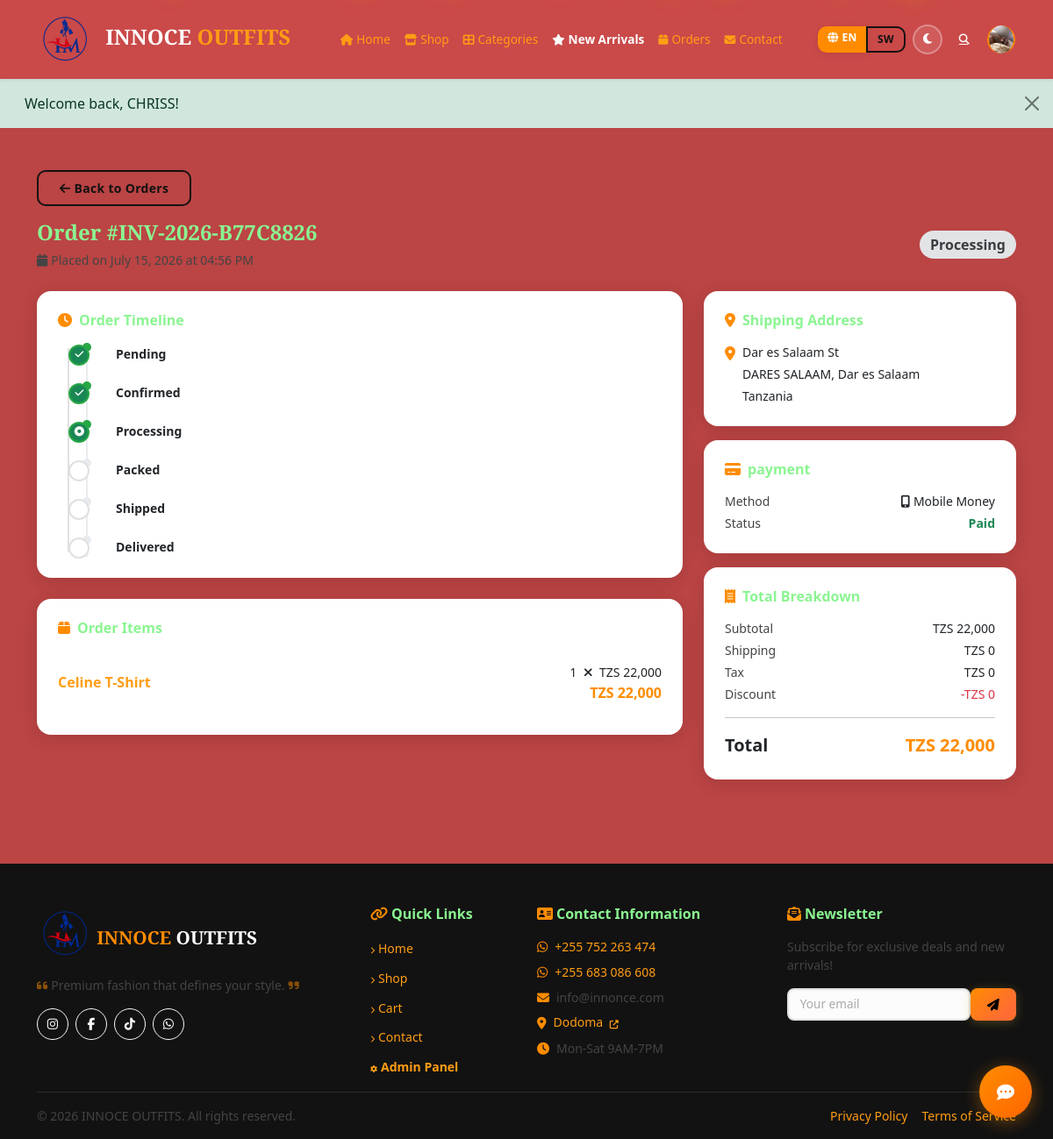
The page /account/orders.php?order=INV-2026-B77C8826 (signed in) on the database its author committed.
### tables this page shows
CREATE TABLE `orders` (
  `id` int(11) NOT NULL AUTO_INCREMENT,
  `user_id` int(11) NOT NULL,
  `customer_name` varchar(255) DEFAULT NULL,
  `customer_phone` varchar(50) DEFAULT NULL,
  `order_number` varchar(50) NOT NULL,
  `status` enum('pending','confirmed','processing','packed','shipped','delivered','cancelled') DEFAULT 'pending',
  `subtotal` decimal(12,2) NOT NULL,
  `tax` decimal(12,2) DEFAULT 0.00,
  `shipping` decimal(12,2) DEFAULT 0.00,
  `delivery_method` enum('delivery','pickup') NOT NULL DEFAULT 'delivery',
  `worker_id` int(11) DEFAULT NULL,
  `discount` decimal(12,2) DEFAULT 0.00,
  `volume_discount` decimal(12,2) DEFAULT 0.00,
  `total` decimal(12,2) NOT NULL,
  `payment_method` varchar(50) DEFAULT NULL,
  `payment_status` enum('unpaid','paid','failed','refunded') DEFAULT 'unpaid',
  `currency` varchar(3) DEFAULT 'TZS',
  `shipping_address` longtext DEFAULT NULL CHECK (json_valid(`shipping_address`)),
  `latitude` decimal(10,8) DEFAULT NULL,
  `longitude` decimal(11,8) DEFAULT NULL,
  `billing_address` longtext DEFAULT NULL CHECK (json_valid(`billing_address`)),
  `notes` text DEFAULT NULL,
  `coupon_code` varchar(50) DEFAULT NULL,
  `coupon_discount` decimal(12,2) DEFAULT 0.00,
  `created_at` timestamp NOT NULL DEFAULT current_timestamp(),
  `updated_at` timestamp NOT NULL DEFAULT current_timestamp() ON UPDATE current_timestamp(),
  PRIMARY KEY (`id`),
  UNIQUE KEY `order_number` (`order_number`),
  KEY `user_id` (`user_id`),
  KEY `idx_worker` (`worker_id`),
  CONSTRAINT `orders_ibfk_1` FOREIGN KEY (`user_id`) REFERENCES `users` (`id`) ON DELETE CASCADE
);

CREATE TABLE `order_items` (
  `id` int(11) NOT NULL AUTO_INCREMENT,
  `order_id` int(11) NOT NULL,
  `product_id` int(11) NOT NULL,
  `quantity` int(11) NOT NULL,
  `price` decimal(12,2) NOT NULL,
  `total` decimal(12,2) NOT NULL,
  `size` varchar(50) DEFAULT NULL,
  `color` varchar(50) DEFAULT NULL,
  `created_at` timestamp NOT NULL DEFAULT current_timestamp(),
  PRIMARY KEY (`id`),
  KEY `order_id` (`order_id`),
  KEY `product_id` (`product_id`),
  CONSTRAINT `order_items_ibfk_1` FOREIGN KEY (`order_id`) REFERENCES `orders` (`id`) ON DELETE CASCADE,
  CONSTRAINT `order_items_ibfk_2` FOREIGN KEY (`product_id`) REFERENCES `products` (`id`) ON DELETE CASCADE
);

CREATE TABLE `products` (
  `id` int(11) NOT NULL AUTO_INCREMENT,
  `category_id` int(11) DEFAULT NULL,
  `name_en` varchar(255) NOT NULL,
  `name_sw` varchar(255) NOT NULL,
  `slug` varchar(255) NOT NULL,
  `description_en` text DEFAULT NULL,
  `description_sw` text DEFAULT NULL,
  `brand` varchar(255) DEFAULT NULL,
  `sku` varchar(255) NOT NULL,
  `price` decimal(12,2) NOT NULL,
  `discount_price` decimal(12,2) DEFAULT NULL,
  `quantity` int(11) DEFAULT 0,
  `sizes` longtext DEFAULT NULL CHECK (json_valid(`sizes`)),
  `colors` longtext DEFAULT NULL CHECK (json_valid(`colors`)),
  `gender` varchar(20) DEFAULT NULL,
  `video` varchar(255) DEFAULT NULL,
  `featured` tinyint(1) DEFAULT 0,
  `new_arrival` tinyint(1) DEFAULT 0,
  `status` enum('active','inactive','draft') DEFAULT 'active',
  `deleted_at` timestamp NULL DEFAULT NULL,
  `created_at` timestamp NOT NULL DEFAULT current_timestamp(),
  `updated_at` timestamp NOT NULL DEFAULT current_timestamp() ON UPDATE current_timestamp(),
  PRIMARY KEY (`id`),
  UNIQUE KEY `slug` (`slug`),
  UNIQUE KEY `sku` (`sku`),
  KEY `category_id` (`category_id`),
  CONSTRAINT `products_ibfk_1` FOREIGN KEY (`category_id`) REFERENCES `categories` (`id`) ON DELETE SET NULL
);

### includes/functions.php (called while the page is built, shortened)
<?php
function escape(?string $value): string {
    return htmlspecialchars($value ?? '', ENT_QUOTES, 'UTF-8');
}
function formatMoney(float $amount): string {
    return CURRENCY . ' ' . number_format($amount);
}
function currentLang(): string {
    return $_SESSION['lang'] ?? 'en';
}
function __(string $key): string {
    global $lang;
    $locale = currentLang();
    return $lang[$locale][$key] ?? $lang['en'][$key] ?? $key;
}

### account/orders.php (the view, shortened to what this page needs)
<?php
require_once __DIR__ . '/../config.php';
$userId = $_SESSION['user_id'];
$orderNumber = $_GET['order'] ?? '';
if ($orderNumber) {
    $stmt = $db->prepare("SELECT * FROM orders WHERE order_number = ? AND user_id = ?");
    $stmt->execute([$orderNumber, $userId]);
    $order = $stmt->fetch();
    $items = $db->prepare("SELECT oi.*, p.name_en, p.slug FROM order_items oi JOIN products p ON oi.product_id = p.id WHERE oi.order_id = ?");
    $items->execute([$order['id']]);
    $items = $items->fetchAll();
    $address = json_decode($order['shipping_address'], true);
    require_once __DIR__ . '/../includes/header.php'; ?>
    <div class="container py-5">
        <a href="orders.php" class="btn btn-outline-dark-custom btn-sm mb-3"><i class="fas fa-arrow-left me-1"></i><?= __('back_to_orders') ?></a>
        <div class="d-flex justify-content-between align-items-center flex-wrap gap-2 mb-4">
            <div>
                <h4 class="fw-700 mb-1" style="font-family: 'Playfair Display', serif;"><?= __('order') ?> #<?= escape($order['order_number']) ?></h4>
                <small class="text-muted"><i class="fas fa-calendar me-1"></i><?= __('placed_on') ?> <?= date('F d, Y \a\t h:i A', strtotime($order['created_at'])) ?></small>
            </div>
            <span class="order-status order-status-<?= $order['status'] ?> fs-6"><?= ucfirst($order['status']) ?></span>
        </div>
        <div class="row g-4">
            <div class="col-lg-8">
                <div class="form-card p-4 mb-4">
                    <h6 class="fw-700 mb-3"><i class="fas fa-clock me-2 text-gold"></i><?= __('order_timeline') ?></h6>
                    <div class="timeline">
                        <?php $statuses = ['pending', 'confirmed', 'processing', 'packed', 'shipped', 'delivered']; $idx = array_search($order['status'], $statuses); ?>
                        <?php foreach ($statuses as $i => $s): ?>
                        <div class="timeline-item <?= $i <= $idx ? 'completed' : '' ?>">
                            <div class="timeline-dot <?= $i <= $idx ? 'bg-success' : '' ?>">
                                <?php if ($i < $idx): ?><i class="fas fa-check"></i><?php elseif ($i === $idx): ?><i class="fas fa-dot-circle"></i><?php else: ?><i class="far fa-circle"></i><?php endif; ?>
                            </div>
                            <div class="timeline-content">
                                <strong class="small"><?= ucfirst($s) ?></strong>
                            </div>
                        </div>
                        <?php endforeach; ?>
                    </div>
                </div>
                <div class="form-card p-4">
                    <h6 class="fw-700 mb-3"><i class="fas fa-box me-2 text-gold"></i><?= __('order_items') ?></h6>
                    <?php foreach ($items as $item): ?>
                    <div class="order-item-row">
                        <div class="flex-grow-1">
                            <a href="../shop/index.php?product=<?= escape($item['slug']) ?>" class="text-dark text-decoration-none fw-600"><?= escape($item['name_en']) ?></a>
                        </div>
                        <div class="text-end">
                            <small><?= $item['quantity'] ?> <i class="fas fa-times mx-1"></i> <?= formatMoney($item['price']) ?></small>
                            <br><strong class="text-gold"><?= formatMoney($item['total']) ?></strong>
                        </div>
                    </div>
                    <?php endforeach; ?>
                </div>
            </div>
            <div class="col-lg-4">
                <div class="form-card p-4 mb-3">
                    <h6 class="fw-700 mb-3"><i class="fas fa-map-marker-alt me-2 text-gold"></i><?= __('shipping_address') ?></h6>
                    <div class="d-flex align-items-start gap-2">
                        <i class="fas fa-location-dot text-gold mt-1"></i>
                        <div class="small">
                            <p class="mb-1"><?= escape($address['street'] ?? '') ?></p>
                            <p class="mb-1"><?= escape($address['city'] ?? '') ?>, <?= escape($address['region'] ?? '') ?></p>
                            <p class="mb-0"><?= escape($address['country'] ?? '') ?></p>
                        </div>
                    </div>
                </div>
                <div class="form-card p-4 mb-3">
                    <h6 class="fw-700 mb-3"><i class="fas fa-credit-card me-2 text-gold"></i><?= __('payment') ?></h6>
                    <div class="small">
                        <div class="d-flex justify-content-between mb-1">
                            <span class="text-muted"><?= __('method') ?></span>
                            <span><?php $pmLabels = ['pawapay' => 'Mobile Money', 'stakaba' => 'Credit / Debit Card', 'beem' => 'Beem', 'mpesa' => 'M-Pesa', 'airtel_money' => 'Airtel Money', 'tigo_pesa' => 'Tigo Pesa', 'halopesa' => 'HaloPesa']; $icon = $order['payment_method'] === 'stakaba' ? 'fa-credit-card' : 'fa-mobile-alt'; ?><i class="fas <?= $icon ?> me-1"></i><?= $pmLabels[$order['payment_method']] ?? ucwords(str_replace('_', ' ', $order['payment_method'])) ?></span>
                        </div>
                        <div class="d-flex justify-content-between">
                            <span class="text-muted"><?= __('status') ?></span>
                            <span class="text-<?= $order['payment_status'] === 'paid' ? 'success' : 'warning' ?> fw-600"><?= ucfirst($order['payment_status']) ?></span>
                        </div>
                    </div>
                </div>
                <div class="form-card p-4">
                    <h6 class="fw-700 mb-3"><i class="fas fa-receipt me-2 text-gold"></i><?= __('total_breakdown') ?></h6>
                    <div class="d-flex justify-content-between small mb-1"><span class="text-muted"><?= __('subtotal') ?></span><span><?= formatMoney($order['subtotal']) ?></span></div>
                    <div class="d-flex justify-content-between small mb-1"><span class="text-muted"><?= __('shipping') ?></span><span><?= $order['shipping'] ? formatMoney($order['shipping']) : '<span class="text-success">' . __('free') . '</span>' ?></span></div>
                    <div class="d-flex justify-content-between small mb-1"><span class="text-muted"><?= __('tax') ?></span><span><?= formatMoney($order['tax']) ?></span></div>
                    <?php if ($order['discount']): ?><div class="d-flex justify-content-between small mb-1"><span class="text-muted"><?= __('discount') ?></span><span class="text-danger">-<?= formatMoney($order['discount']) ?></span></div><?php endif; ?>
                    <hr>
                    <div class="d-flex justify-content-between fw-700 fs-5"><span><?= __('total') ?></span><span class="text-gold"><?= formatMoney($order['total']) ?></span></div>
                </div>
            </div>
        </div>
    </div>
    <?php
    require_once __DIR__ . '/../includes/footer.php';
    exit;
}
require_once __DIR__ . '/../includes/header.php';
?>
<?php require_once __DIR__ . '/../includes/footer.php'; ?>

### assets/css/style.css (style rules this page uses)
:root, [data-theme="light"] { --orange: #FF8C00; --orange-light: #FFAA40; --orange-dark: #CC7000; --orange-gradient: linear-gradient(135deg, #FF8C00 0%, #FF6B35 50%, #FF8C00 100%); --gold: #FF8C00; --gold-light: #FFAA40; --gold-dark: #CC7000; --gold-gradient: linear-gradient(135deg, #FF8C00 0%, #FF6B35 50%, #FF8C00 100%); --dark: #121212; --darker: #0A0A0A; --light: #FFF5EB; --bg-body: #FFF5EB; --bg-navbar: #FF8C00; --bg-hero: linear-gradient(135deg, #FF8C00 0%, #FF6B35 50%, #FF5500 100%); --bg-section-alt: #FFEDD5; --bg-card: #fff; --text-primary: #121212; --text-secondary: #444; --text-on-orange: #fff; --border-light: #E8D5C0; --shadow-sm: 0 2px 8px rgba(0,0,0,0.08); --shadow-md: 0 4px 20px rgba(0,0,0,0.12); --shadow-lg: 0 8px 32px rgba(0,0,0,0.16); --shadow-gold: 0 4px 20px rgba(255,140,0,0.35); --radius: 10px; --radius-lg: 16px; }
.text-gold { color: var(--gold) !important; }
body { background: var(--bg-body); color: var(--text-primary); transition: background 0.3s ease, color 0.3s ease; }
.btn { position: relative; overflow: hidden; transition: all 0.3s cubic-bezier(0.4, 0, 0.2, 1); font-weight: 600; letter-spacing: 0.3px; }
.btn::after { content: ''; position: absolute; inset: 0; background: rgba(255,255,255,0.15); transform: translateX(-100%); transition: transform 0.4s; }
.btn-outline-dark-custom { background: transparent; color: var(--dark); border: 2px solid var(--dark); border-radius: var(--radius); font-weight: 600; padding: 0.5rem 1.5rem; transition: all 0.3s; }
.form-card { background: var(--bg-card); border: none; border-radius: var(--radius-lg); box-shadow: var(--shadow-md); padding: 2rem; }
.timeline-item { position: relative; padding-bottom: 1.5rem; padding-left: 1.5rem; border-left: 2px solid #e9ecef; }
.timeline-item::before { content: ''; position: absolute; left: -6px; top: 0; width: 10px; height: 10px; border-radius: 50%; background: #e9ecef; }
.timeline-item.completed::before { background: #28a745; }
.fw-600 { font-weight: 600; }
.fw-700 { font-weight: 700; }
.order-status { display: inline-block; padding: 0.25rem 0.75rem; border-radius: 50px; font-size: 0.8rem; font-weight: 600; text-transform: capitalize; }
.order-status-processing { background: #e2e3e5; color: #383d41; }
.order-item-row { display: flex; justify-content: space-between; align-items: center; padding: 0.75rem 0; border-bottom: 1px solid #f0f0f0; }
.order-item-row:last-child { border-bottom: none; }
.timeline { position: relative; padding-left: 2rem; }
.timeline::before { content: ''; position: absolute; left: 11px; top: 6px; bottom: 6px; width: 2px; background: #e0e0e0; }
.timeline-item { position: relative; padding-bottom: 1.25rem; }
.timeline-item:last-child { padding-bottom: 0; }
.timeline-dot { position: absolute; left: -1.35rem; top: 2px; width: 24px; height: 24px; border-radius: 50%; background: #fff; border: 2px solid #e0e0e0; display: flex; align-items: center; justify-content: center; font-size: 0.7rem; color: #fff; }
.timeline-item.completed .timeline-dot { border-color: #28a745; }
.timeline-content { padding-left: 0.5rem; }
.text-muted { color: var(--text-secondary) !important; }

### rows shown on the page
orders: order_number "INV-2026-B77C8826", created_at "July 15, 2026 at 04:56 PM", status "Processing", shipping_address "Dar es Salaam St", shipping_address "DARES SALAAM", shipping_address "Dar es Salaam", shipping_address "Tanzania", payment_method "Mobile Money", payment_status "Paid", subtotal "TZS 22,000", shipping "TZS 0", tax "TZS 0", discount "TZS 0", total "TZS 22,000"
order_items: product.name_en "Celine T-Shirt", quantity "1", price "TZS 22,000", total "TZS 22,000"

### other values the page prints
__('home') "Home"
__('shop') "Shop"
__('categories') "Categories"
__('new_arrivals') "New Arrivals"
__('orders') "Orders"
__('contact') "Contact"
$_SESSION['success'] "Welcome back, CHRISS!"
__('back_to_orders') "Back to Orders"
__('order') "Order"
__('placed_on') "Placed on"
__('order_timeline') "Order Timeline"
$s "Pending"
$s "Confirmed"
$s "Processing"
$s "Packed"
